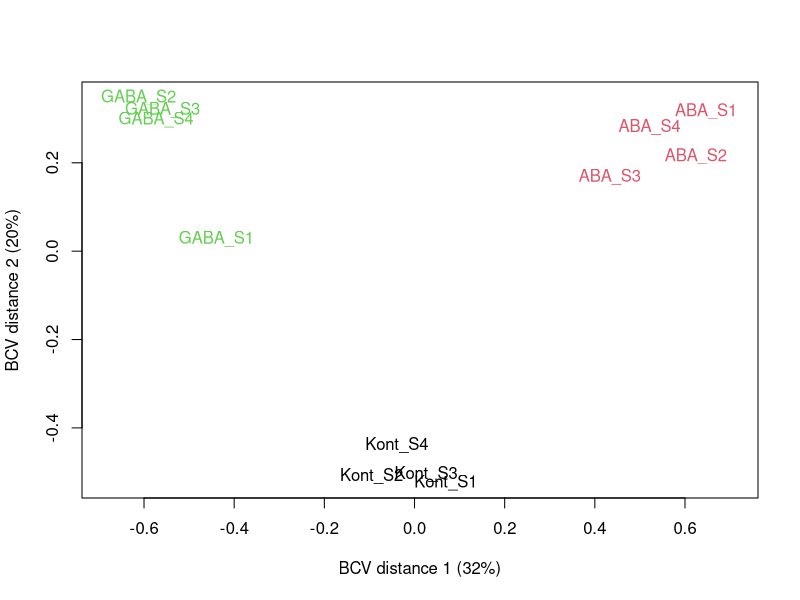
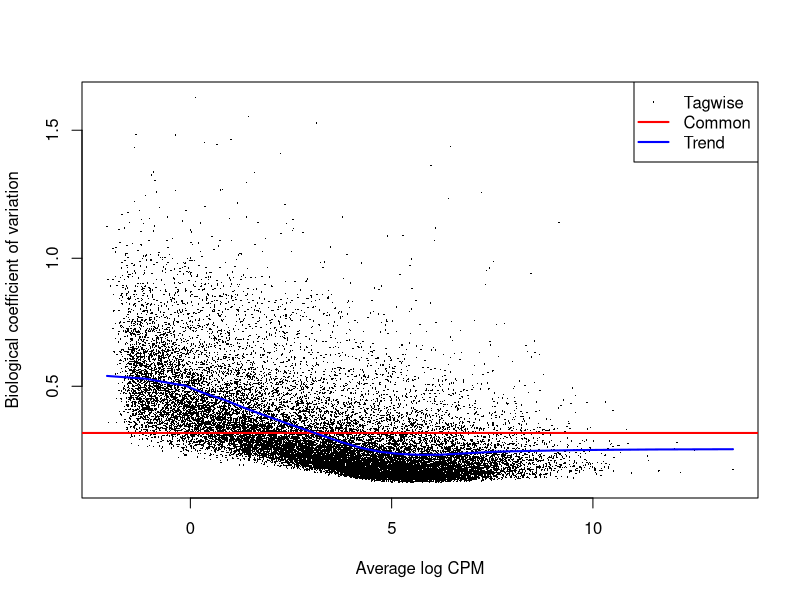
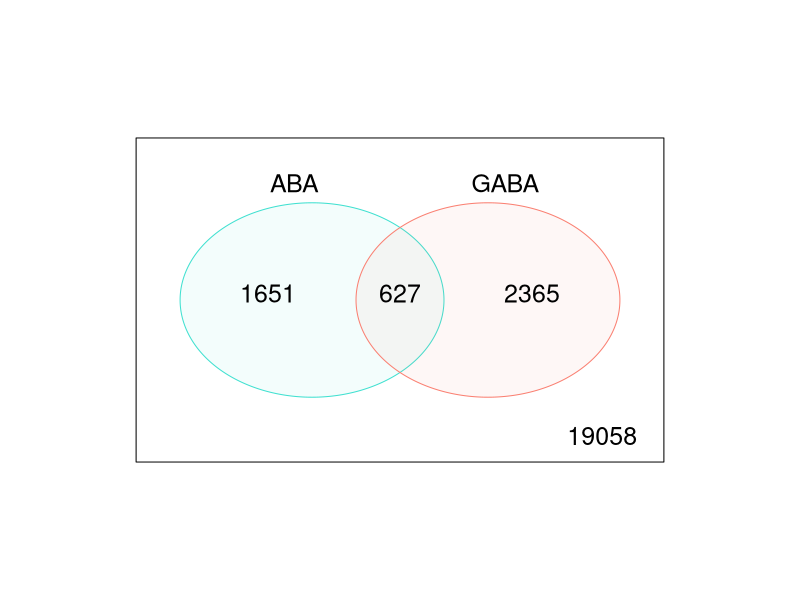
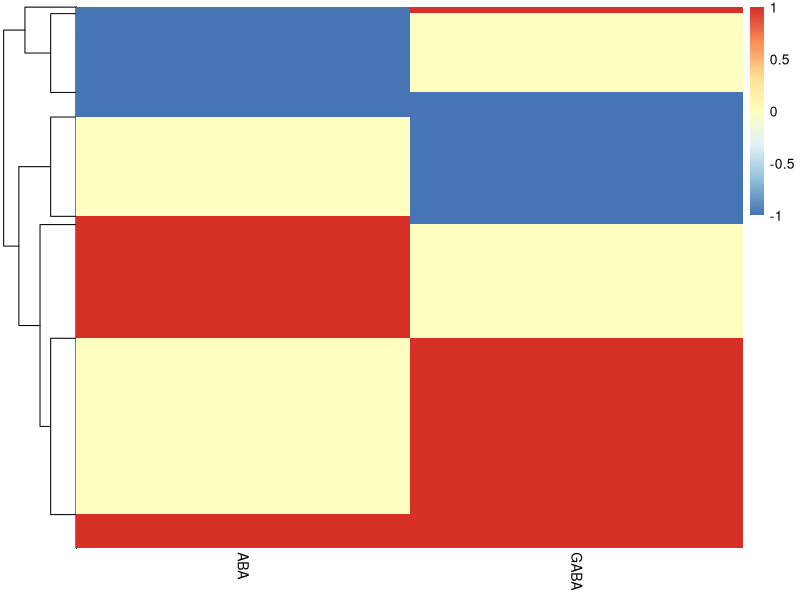
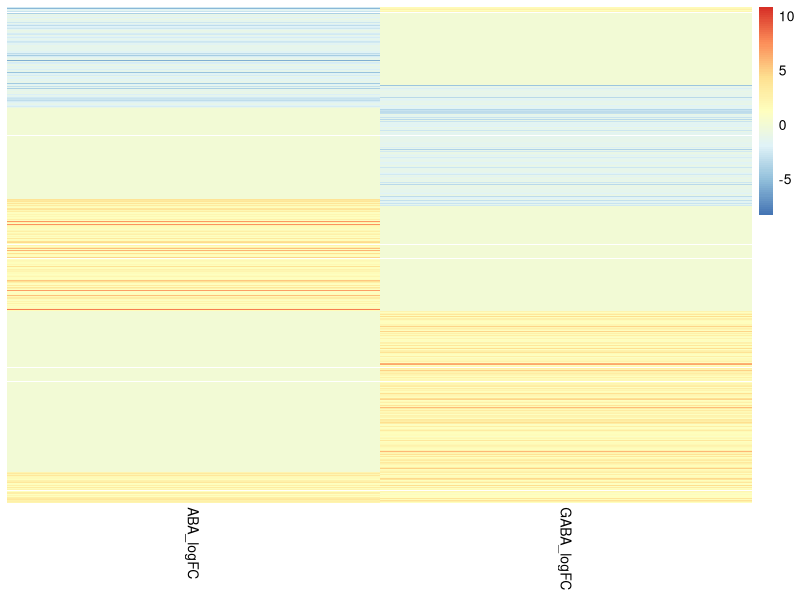

The R script that drew these images, in order:
## ---- chunk 1
knitr::opts_chunk$set(echo = TRUE)
## ---- chunk 2
library(tidyverse)
library(magrittr)
library(edgeR)
library(pheatmap)
## ---- chunk 3
# load and clean up gene counts
geneCounts <- read_delim("4_Counts/GC_GABA_ABA_geneCounts_final.txt", 
                         delim = "\t", 
                         comment = "#") %>% 
  column_to_rownames("Geneid")
colnames(geneCounts) %<>% str_remove("../3_BAM/") %>% str_remove(".STARAligned_sortedByName.bam")
# crate meta data
meta <- tibble(sample = colnames(geneCounts),
              group = str_extract(sample,".+(?=_)"), # this info will fill to 'group' as col name match 'group' pram in DGEList()
              reps = str_extract(sample,"(?<=_).+"))

# construct DGElist, filtering and normalize RNA composition
countList <- DGEList(counts = geneCounts,
                     samples = meta) 
keep <- filterByExpr(countList)
# By default, the function keeps genes with about 10 read counts or more in a minimum number of samples, where the number of samples is chosen according to the minimum group sample size. The actual filtering uses CPM values rather than counts in order to avoid giving preference to samples with large library sizes. For this dataset, the median library size is about 29 million and 10/29 approx. 0.34, so the filterByExpr function keeps genes that have a CPM of 0.34 or more in at least 4 samples.
table(keep)
countList <- countList[keep,, keep.lib.sizes=FALSE] %>% 
  calcNormFactors()
# set control group as reference 
countList$samples$group <- relevel(countList$samples$group, ref = "Kont")
## ---- chunk 4
# visualize sample clustering, alternatively PCA can do the job
mds <- plotMDS(countList, method="bcv", col=as.numeric(countList$samples$group))
# make it easy to change appearance 
mds %>%
  extract(c(5,6)) %>%
  as.data.frame() %>%
  rownames_to_column("sample") %>%
  left_join(meta) %>%
  ggplot(aes(x = x, y = y)) +
  geom_point(aes(colour  = group), 
             size = 7) +
  theme_bw() +
  theme(text = element_text(size=20)) +
  labs(x = "BCV distance 1",
       y = "BCV distance 2") -> mdsplot

# export::graph2office(x = mdsplot, type = "ppt",
#              file = "Barley_MDS.pptx", width = 10,
#              aspectr = 1.5)
## ---- chunk 5
# if with multiple factors, dispersion needs to be estimated with specified design matrix (see section 2.10.2 in edgeR user's guide updated in 21 Oct. 2019)
counts_Disp <- estimateDisp(countList)
plotBCV(counts_Disp)
## ---- chunk 6
# contract a design matrix with baseline control
designMat <- model.matrix(~ group, data = countList$samples)

# fit to model
fit <- glmQLFit(counts_Disp)
## ---- chunk 7
# ABA Vs Control
ABA <- glmQLFTest(fit, coef = 2)
ABAgenes <- ABA$table %>% 
  rownames_to_column("GeneID") %>% 
  mutate(adj.p = p.adjust(PValue, method = "BH"))

ABAgenes %>% 
  mutate(expression = ifelse(adj.p < 0.05 & abs(logFC) >= 1, 
                             ifelse(logFC > 1 ,'Up','Down'),
                             'Stable'),
         expression = fct_relevel(expression, "Up","Stable","Down")) %>% 
  ggplot(aes(x = logFC, 
             y = -log10(adj.p), 
             colour = expression)) +
  geom_point(alpha = 0.4, size = 3.5) +
  scale_color_manual(values=c("red", "grey","blue"))+
  xlim(c(-10, 10)) +
  geom_vline(xintercept = c(-1,1),
             lty=4,col="black",
             lwd=0.8) +
  geom_hline(yintercept = -log10(0.05),
             lty=4,col="black",
             lwd=0.8) +
  labs(x="log2(fold change)",
       y="-log10 (adj.p-value)")  +
  theme_bw() +
  theme(text = element_text(size=20),
        legend.text = element_text(size = 18),
        plot.title = element_text(hjust = 0.5), 
        legend.position = c(1, 0), 
        legend.justification = c(1, 0), 
        legend.title = element_blank()) +
  ggtitle("ABA vs. Control") -> Vocano_ABA
# plotly::ggplotly is able to turn ggplot to interactive plot

# export::graph2office(x = Vocano_ABA, type = "ppt",
#              file = "Barley_vocano.pptx", width = 10,
#              aspectr = 1.5, append = TRUE)
## ---- chunk 8
# GABA Vs Control
GABA <- glmQLFTest(fit, coef = 3)
GABAgenes <- GABA$table %>% 
  rownames_to_column("GeneID") %>% 
  mutate(adj.p = p.adjust(PValue, method = "BH"))

GABAgenes %>% 
  mutate(expression = ifelse(adj.p < 0.05 & abs(logFC) >= 1, 
                             ifelse(logFC > 1 ,'Up','Down'),
                             'Stable'),
         expression = fct_relevel(expression, "Up","Stable","Down")) %>% 
  ggplot(aes(x = logFC, 
             y = -log10(adj.p), 
             colour = expression)) +
  geom_point(alpha = 0.4, size = 3.5) +
  scale_color_manual(values=c("red", "grey","blue"))+
  xlim(c(-11, 11)) +
  geom_vline(xintercept = c(-1,1),
             lty=4,col="black",
             lwd=0.8) +
  geom_hline(yintercept = -log10(0.05),
             lty=4,col="black",
             lwd=0.8) +
  labs(x="log2(fold change)",
       y="-log10 (adj.p-value)")  +
  theme_bw() +
  theme(text = element_text(size=20),
        legend.text = element_text(size = 18),
        plot.title = element_text(hjust = 0.5), 
        legend.position = c(1, 0), 
        legend.justification = c(1, 0), 
        legend.title = element_blank()) +
  ggtitle("GABA vs. Control") -> Vocano_GABA

# export::graph2office(x = Vocano_GABA, type = "ppt",
#              file = "Barley_vocano.pptx", width = 10,
#              aspectr = 1.5, append = TRUE)
## ---- chunk 9
DEs <- list(ABAde = ABAgenes,
     GABAde = GABAgenes) %>% 
  lapply(function(x){
    x %>% 
      filter(adj.p < 0.05 & abs(logFC) >= 1) %>% 
      mutate(expression = ifelse(logFC > 1, 
                                 "Up", "Down"))
  })

ABAtags <- ABAgenes %>% 
  mutate(ABA = ifelse(adj.p < 0.05 & abs(logFC) >= 1, 
                      1,0)) %>% 
  dplyr::select(GeneID,ABA,logFC) %>% 
  data.table::setnames("logFC","ABA_logFC") 
GABAtags <- GABAgenes %>% 
  mutate(GABA = ifelse(adj.p < 0.05 & abs(logFC) >= 1, 
                       1,0)) %>% 
  dplyr::select(GeneID,GABA,logFC) %>% 
  data.table::setnames("logFC","GABA_logFC")

# vennDiagram 
merge(ABAtags,
      GABAtags,
      by = "GeneID") %>%
  dplyr::select(-contains("logFC")) %>% 
  column_to_rownames("GeneID") %>%
  vennDiagram(circle.col=c("turquoise", "salmon"))

# common genes
patternDE <- merge(ABAtags,
      GABAtags,
      by = "GeneID") %>% 
  mutate(ABA = ifelse(ABA == 1 & ABA_logFC < 0,
                      -1, ABA),
         GABA = ifelse(GABA == 1 & GABA_logFC < 0,
                      -1, GABA)) %>% 
  column_to_rownames("GeneID") %>% 
  filter(abs(ABA) == 1 | abs(GABA) == 1)
  

# same direction
patternDE %>% 
  filter((ABA == 1 & GABA == 1) | (ABA == -1 & GABA == -1)) %>% 
  row.names() # 448

# opposite direction
patternDE %>% 
  filter((ABA == 1 & GABA == -1) | (ABA == -1 & GABA == 1)) %>% 
  row.names() # 128

# heatmap of gene Exp pattern
patternDE %>% 
  dplyr::select(-contains("logFC")) %>% 
  pheatmap(cluster_cols = FALSE,
           show_rownames = FALSE) -> testplot

# give order to heatmap with logFC
ordering <- tibble(rowNum = testplot$tree_row$order,
                   order = seq(1, length(rowNum))) %>% 
  arrange(rowNum)

patternDE %>% 
  mutate(ABA_logFC = ifelse(ABA == 0, 0, ABA_logFC),
         GABA_logFC = ifelse(GABA == 0, 0, GABA_logFC)) %>% 
  dplyr::select(-GABA, -ABA) %>% 
  mutate(order = ordering$order) %>% 
  arrange(order) %>%  
  dplyr::select(-order) %>% 
  pheatmap(cluster_cols = FALSE,
           cluster_rows = FALSE,
           show_rownames = FALSE) 

# save.image("~/Box/Bioinfo/BarleyGCRNASeq/DEGs.RData")
